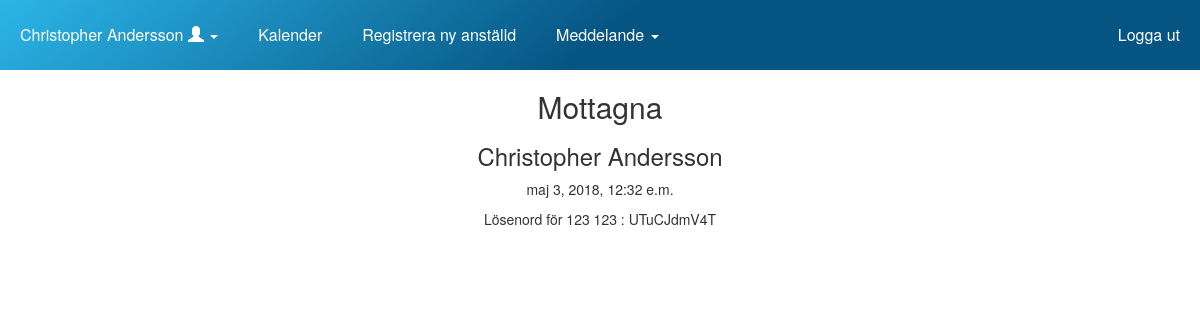
/recieved_messages/ (signed in), run on an earlier commit of the app's database.
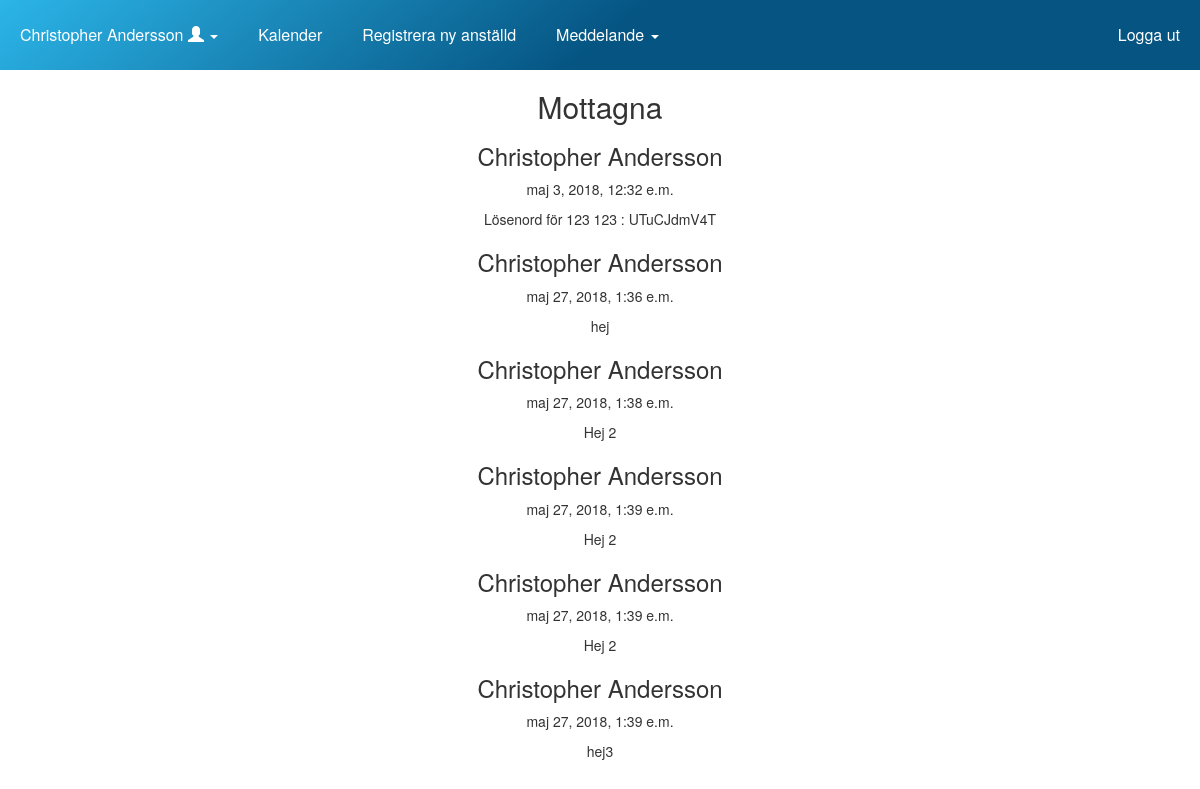
And on a later commit of the database.
### paca_app/models.py (models this page shows, shortened)
class Message(models.Model):
    is_read = models.BooleanField(default=False)
    text = models.TextField(max_length=200)
    sent_from = models.ForeignKey('User', on_delete=models.CASCADE, related_name='sent_from')
    sent_to = models.ForeignKey('User', on_delete=models.CASCADE, related_name='sent_to')
    sent_time = models.DateTimeField(auto_now_add=True)

class User(AbstractUser):
    has_logged_in = models.BooleanField(default=False)
    phone = models.CharField(max_length=12)
    first_name = models.CharField(max_length=30)
    last_name = models.CharField(max_length=30)
    image = models.ImageField(upload_to="profile_image", blank=True)
    """ Nedan är för att förändra grundklassen som är inbyggd i Django """
    username = None
    email = models.EmailField(_('email address'), unique=True)
    USERNAME_FIELD = 'email'
    REQUIRED_FIELDS = []
    objects = UserManager()
    def __str__(self):
        return "{} {}".format(self.first_name, self.last_name)

### paca_app/views.py (the view)
# urls.py: path('recieved_messages/', views.recieved_messages, name='recieved_messages'),
@login_required
def recieved_messages(request):
    message_recieved = Message.objects.filter(sent_to=request.user)
    return render(request, 'recieved_messages.html', {'message_recieved':message_recieved})

### paca_app/templates/recieved_messages.html
{% extends 'base.html' %}
{% block content %}
  <h2>Mottagna</h2>
  {% for msg in message_recieved %}
    <div>
      <h3>{{msg.sent_from}}</h3>
      <p>{{msg.sent_time}}</p>
      <p>{{msg.text}}</p>
    </div>
  {%endfor %}
{% endblock %}

What changed in the data, as far as the page shows it:
added Message: sent_from "Christopher Andersson", sent_time "maj 27, 2018, 1:36 e.m.", text "hej"
added Message: sent_from "Christopher Andersson", sent_time "maj 27, 2018, 1:38 e.m.", text "Hej 2"
added Message: sent_from "Christopher Andersson", sent_time "maj 27, 2018, 1:39 e.m.", text "Hej 2"
added Message: sent_from "Christopher Andersson", sent_time "maj 27, 2018, 1:39 e.m.", text "Hej 2"
added Message: sent_from "Christopher Andersson", sent_time "maj 27, 2018, 1:39 e.m.", text "hej3"
